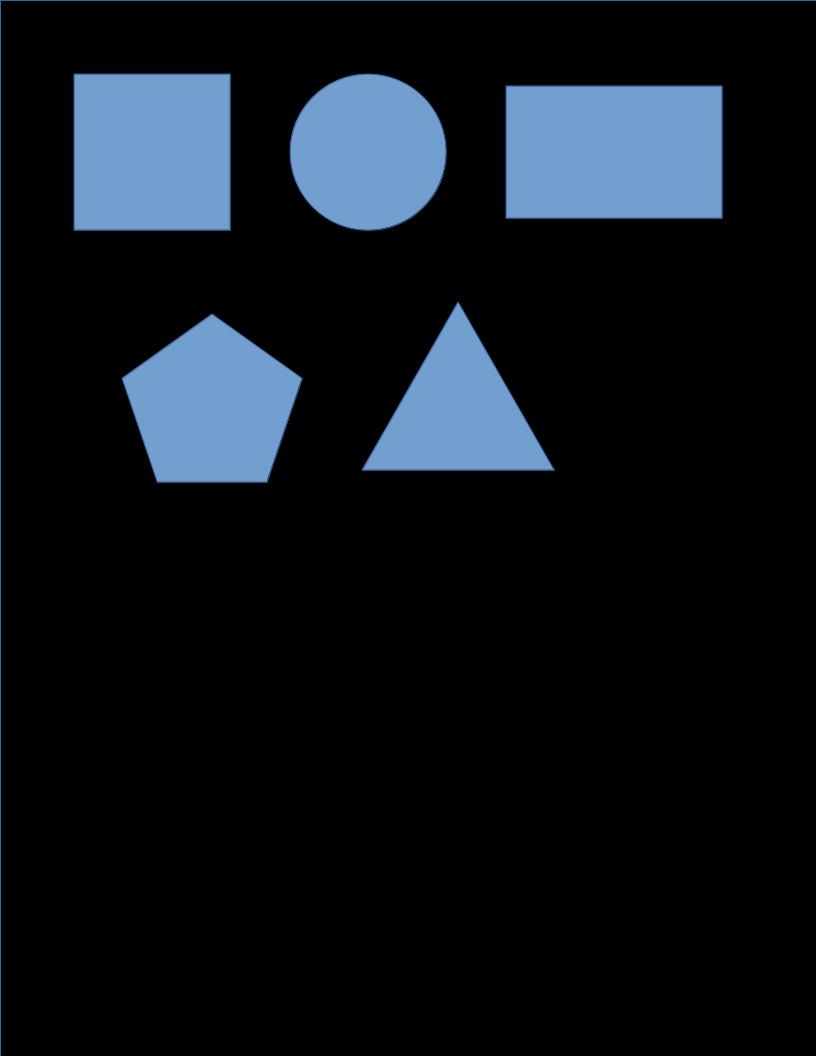
#> input picture more_shapes.jpg, 816 x 1056 px
$ python detect_shapes.py --image more_shapes.jpg
#> lines starting #> are read from the running program, lines starting #| are printed output that depends on the picture; after the words box and inside, x2 and y2 are one past the last pixel; in counts of white or black regions, pixels touching at a corner belong together
### pyimagesearch/shapedetector.py
# import the necessary packages
import cv2

class ShapeDetector:
	def __init__(self):
		pass

	def detect(self, c):
		# initialize the shape name and approximate the contour
		shape = "unidentified"
		peri = cv2.arcLength(c, True)
		approx = cv2.approxPolyDP(c, 0.04 * peri, True)

        # if the shape is a triangle, it will have 3 vertices
		if len(approx) == 3:
			shape = "triangle"

		# if the shape has 4 vertices, it is either a square or
		# a rectangle
		elif len(approx) == 4:
			# compute the bounding box of the contour and use the
			# bounding box to compute the aspect ratio
			(x, y, w, h) = cv2.boundingRect(approx)
			ar = w / float(h)

			# a square will have an aspect ratio that is approximately
			# equal to one, otherwise, the shape is a rectangle
			shape = "square" if ar >= 0.95 and ar <= 1.05 else "rectangle"

		# if the shape is a pentagon, it will have 5 vertices
		elif len(approx) == 5:
			shape = "pentagon"

		# otherwise, we assume the shape is a circle
		else:
			shape = "circle"

		# return the name of the shape
		return shape

### detect_shapes.py
# import the necessary packages
from pyimagesearch.shapedetector import ShapeDetector
import argparse
import imutils
import cv2

# construct the argument parse and parse the arguments
ap = argparse.ArgumentParser()
ap.add_argument("-i", "--image", required=True,
	help="path to the input image")
args = vars(ap.parse_args())

# load the image and resize it to a smaller factor so that
# the shapes can be approximated better
image = cv2.imread(args["image"])
#> image is the input picture: shape (1056, 816, 3); mean B, G, R 26.9, 20.5, 14.8
resized = imutils.resize(image, width=300)
ratio = image.shape[0] / float(resized.shape[0])
#> ratio = 2.72

# convert the resized image to grayscale, blur it slightly,
# and threshold it
gray = cv2.cvtColor(resized, cv2.COLOR_BGR2GRAY)
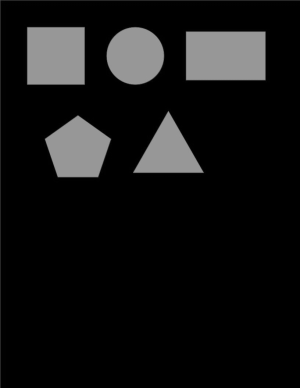
#> gray: shape (388, 300); min 0, max 153, mean 19.5
blurred = cv2.GaussianBlur(gray, (5, 5), 0)
thresh = cv2.threshold(blurred, 60, 255, cv2.THRESH_BINARY)[1]
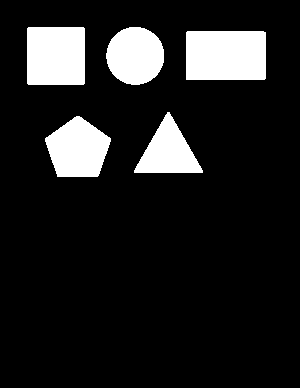
#> thresh: shape (388, 300); 12.9% white; 5 white regions

# find contours in the thresholded image and initialize the
# shape detector
cnts = cv2.findContours(thresh.copy(), cv2.RETR_EXTERNAL,
	cv2.CHAIN_APPROX_SIMPLE)
#> cnts = 5 contours; box (x1, y1, x2, y2) and area: (186, 31, 266, 80) 3790, (27, 27, 85, 85) 3247, (45, 116, 111, 177) 2770, (106, 27, 164, 85) 2560, (134, 112, 203, 173) 2149
cnts = imutils.grab_contours(cnts)
sd = ShapeDetector()

# loop over the contours
for c in cnts:
	# compute the center of the contour, then detect the name of the
	# shape using only the contour
	M = cv2.moments(c)
	cX = int((M["m10"] / M["m00"]) * ratio)
	cY = int((M["m01"] / M["m00"]) * ratio)
	shape = sd.detect(c)

	# multiply the contour (x, y)-coordinates by the resize ratio,
	# then draw the contours and the name of the shape on the image
	c = c.astype("float")
	c *= ratio
	c = c.astype("int")
	cv2.drawContours(image, [c], -1, (0, 255, 0), 2)
	cv2.putText(image, shape, (cX, cY), cv2.FONT_HERSHEY_SIMPLEX,
		0.5, (255, 255, 255), 2)

	# show the output image
	cv2.imshow("Image", image)
	cv2.waitKey(0)
#> this loop made 5 passes
#> (cX, cY, shape, peri in detect) on passes 1, 4: (210, 404, 'pentagon', 209.6), (366, 150, 'circle', 189.3)
#> (cX, cY, shape, peri in detect, approx in detect, x in detect, y in detect, w in detect) on passes 3, 5: (613, 149, 'rectangle', 252.2, [[186, 32], [186, 79], [265, 78], [265, 32]], 186, 32, 80), (151, 151, 'square', 225.7, [[28, 27], [27, 83], [83, 84], [84, 28]], 27, 27, 58)
#> pass 1, `cv2.imshow("Image", image)`:
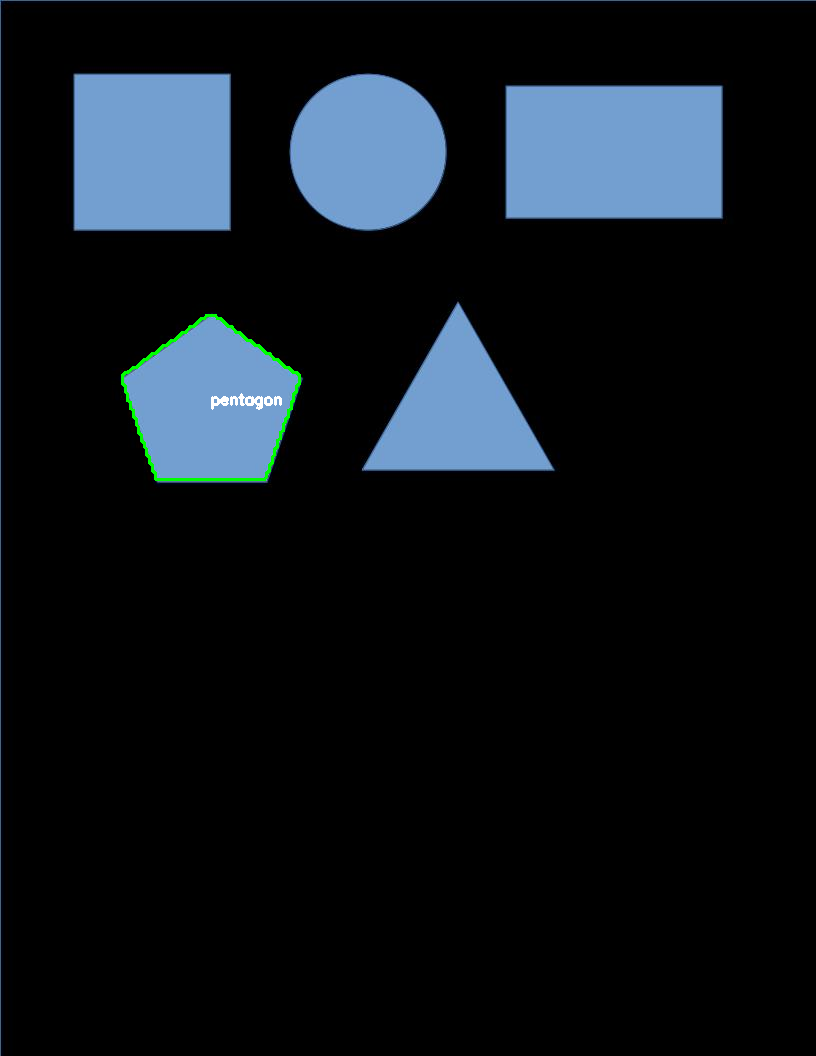
#> window 'Image': shape (1056, 816, 3); mean B, G, R 26.7, 20.9, 14.7
#> pass 2, `cv2.imshow("Image", image)`:
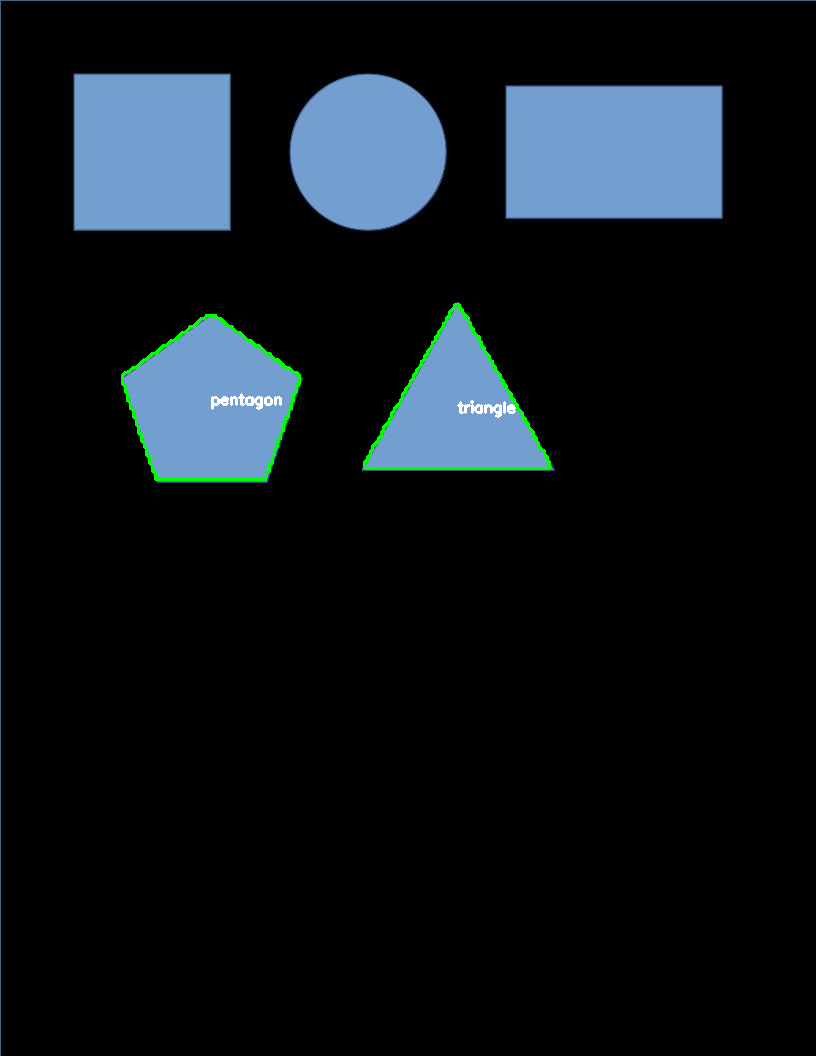
#> window 'Image': shape (1056, 816, 3); mean B, G, R 26.5, 21.3, 14.7
#> after the loop:
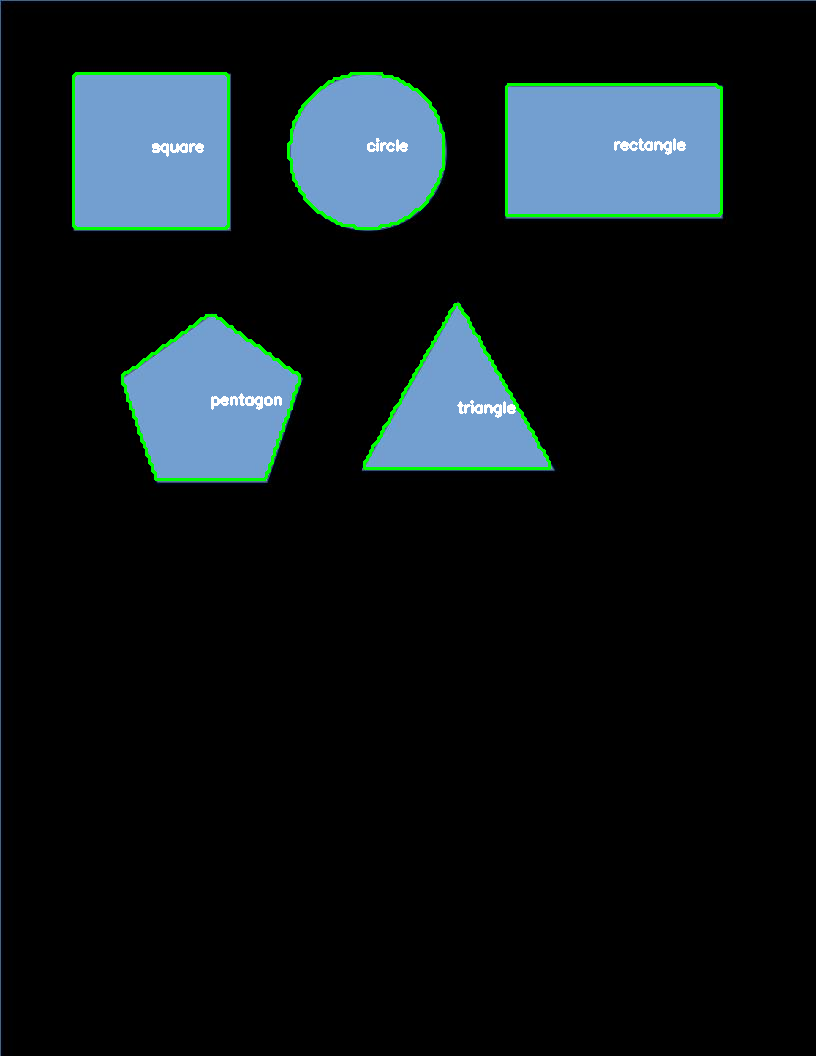
#> image: shape (1056, 816, 3); 1.33% of pixels changed, all inside (x1, y1, x2, y2) = (72, 72, 723, 481)
